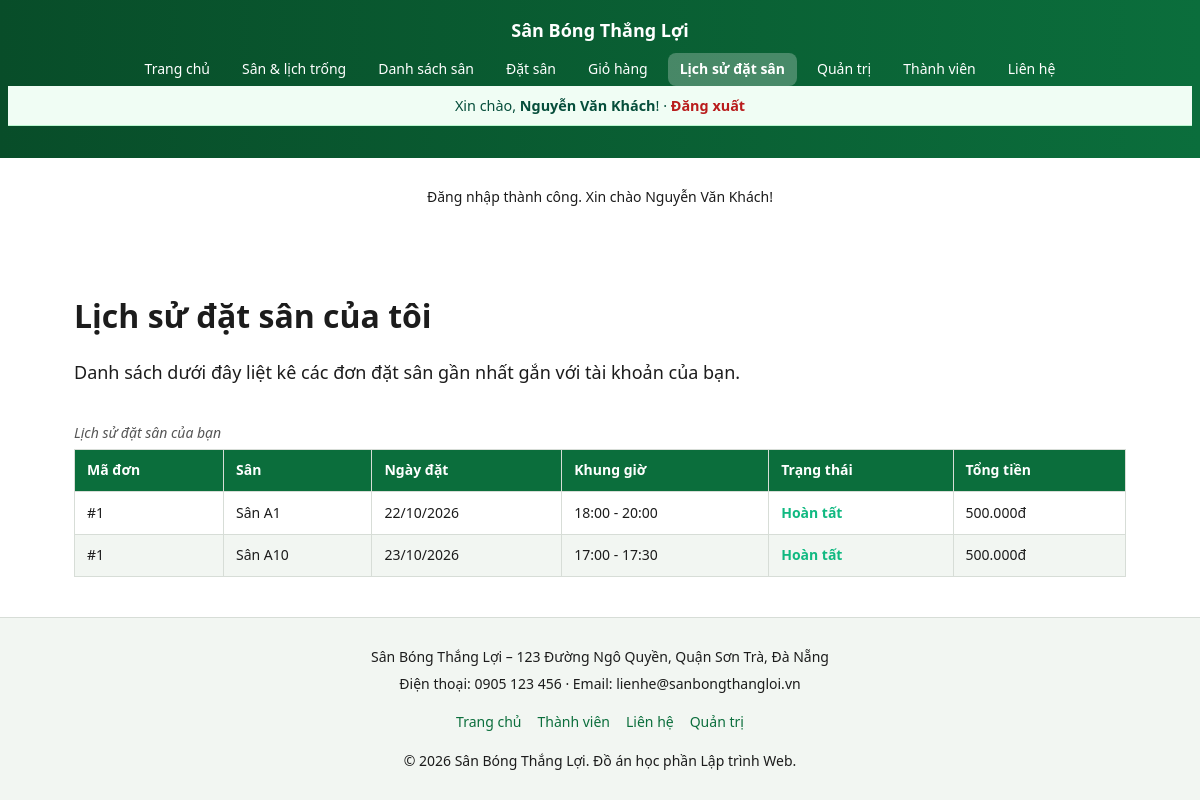
Page /lich-su.php (signed in) on the committed database.
### tables this page shows
CREATE TABLE chi_tiet_dat_san (
    dat_san_id INT UNSIGNED NOT NULL,
    san_bong_id INT UNSIGNED NOT NULL,
    ngay_thue DATE NOT NULL,
    gio_bat_dau TIME NOT NULL,
    gio_ket_thuc TIME NOT NULL,
     
    don_gia DECIMAL(12, 0) NOT NULL CHECK (don_gia >= 0),
    thanh_tien DECIMAL(12, 0) NOT NULL CHECK (thanh_tien >= 0),
     
    PRIMARY KEY (dat_san_id, san_bong_id, ngay_thue, gio_bat_dau),
     
    CONSTRAINT fk_ctds_dat_san FOREIGN KEY (dat_san_id) 
        REFERENCES dat_san(id) ON DELETE CASCADE ON UPDATE CASCADE,
    CONSTRAINT fk_ctds_san_bong FOREIGN KEY (san_bong_id) 
        REFERENCES san_bong(id) ON DELETE CASCADE ON UPDATE CASCADE
);

CREATE TABLE dat_san (
    id INT UNSIGNED AUTO_INCREMENT PRIMARY KEY,
    nguoi_dung_id INT UNSIGNED NOT NULL,
    ngay_dat DATETIME NOT NULL DEFAULT CURRENT_TIMESTAMP,
    tong_tien DECIMAL(12, 0) NOT NULL CHECK (tong_tien >= 0),
    trang_thai ENUM('cho_xac_nhan', 'da_coc', 'hoan_tat', 'da_huy') NOT NULL DEFAULT 'cho_xac_nhan',
     
    CONSTRAINT fk_dat_san_nguoi_dung FOREIGN KEY (nguoi_dung_id) 
        REFERENCES nguoi_dung(id) ON DELETE CASCADE ON UPDATE CASCADE
);

CREATE TABLE san_bong (
    id INT UNSIGNED AUTO_INCREMENT PRIMARY KEY,
    danh_muc_id INT UNSIGNED NOT NULL,
    ten_san VARCHAR(100) NOT NULL UNIQUE,
     
    gia_thue DECIMAL(12, 0) NOT NULL CHECK (gia_thue >= 0),
     
    trang_thai ENUM('hoat_dong', 'bao_tri', 'het_cho') NOT NULL DEFAULT 'hoat_dong',
    hinh_anh VARCHAR(255) NULL,
    CONSTRAINT fk_san_bong_danh_muc FOREIGN KEY (danh_muc_id) 
        REFERENCES danh_muc(id) ON DELETE RESTRICT ON UPDATE CASCADE
);

### inc/db.php (called while the page is built)
<?php
function db(): PDO
{
    $dsn = 'mysql:host=localhost;dbname=ltweb_nhom11;charset=utf8mb4';
    $username = 'root';
    $password = '';
    $options = [
        PDO::ATTR_ERRMODE            => PDO::ERRMODE_EXCEPTION,
        PDO::ATTR_DEFAULT_FETCH_MODE => PDO::FETCH_ASSOC,
        PDO::ATTR_EMULATE_PREPARES   => false,
    ];
    try {
        return new PDO($dsn, $username, $password, $options);
    } catch (PDOException $e) {
        if (defined('DUONG_DAN_LOG') && is_dir(DUONG_DAN_LOG)) {
            $log = date('c') . " | LỖI KẾT NỐI DB: " . $e->getMessage() . "\n";
            file_put_contents(DUONG_DAN_LOG . '/error.log', $log, FILE_APPEND);
        }
        http_response_code(500);
        if (file_exists(__DIR__ . '/../500.php')) {
            require __DIR__ . '/../500.php';
        } else {
            echo "Lỗi kết nối cơ sở dữ liệu.";
        }
        exit;
    }
}

### inc/ham.php (called while the page is built, shortened)
<?php
if (!function_exists('e')) {
    function e(?string $chuoi): string
    {
        return htmlspecialchars((string) $chuoi, ENT_QUOTES | ENT_HTML5, 'UTF-8');
    }
}
if (!function_exists('vnd')) {
    function vnd(int|float $so): string
    {
        return number_format((float) $so, 0, ',', '.') . 'đ';
    }
}

### lich-su.php (the view, shortened to what this page needs)
<?php
require __DIR__ . '/inc/ham.php';
$nguoiDungId = (int) ($_SESSION['nguoi_dung_id'] ?? 0);
$lichSu = [];
if ($nguoiDungId > 0) {
    $sql = "SELECT d.id AS ma_don, d.ngay_dat, d.tong_tien, d.trang_thai,
                   s.ten_san, ct.ngay_thue, ct.gio_bat_dau, ct.gio_ket_thuc
            FROM dat_san d
            JOIN chi_tiet_dat_san ct ON d.id = ct.dat_san_id
            JOIN san_bong s ON ct.san_bong_id = s.id
            WHERE d.nguoi_dung_id = ?
            ORDER BY d.id DESC";
    $stmt = db()->prepare($sql);
    $stmt->execute([$nguoiDungId]);
    $lichSu = $stmt->fetchAll();
}
require __DIR__ . '/inc/header.php';
?>
<main class="khu-vuc-chinh">
  <h1>Lịch sử đặt sân của tôi</h1>
  <p>Danh sách dưới đây liệt kê các đơn đặt sân gần nhất gắn với tài khoản của bạn.</p>
  <?php if (count($lichSu) === 0): ?>
    <div class="the" style="text-align: center; padding: 2rem;">
      <p>Bạn chưa có đơn đặt sân nào.</p>
      <a class="nut nut--chinh" href="danh-sach.php">Đặt sân ngay</a>
    </div>
  <?php else: ?>
    <div class="bang-chua">
      <table class="bang">
        <caption class="bang__tieu-de">Lịch sử đặt sân của bạn</caption>
        <thead>
          <tr>
            <th scope="col">Mã đơn</th>
            <th scope="col">Sân</th>
            <th scope="col">Ngày đặt</th>
            <th scope="col">Khung giờ</th>
            <th scope="col">Trạng thái</th>
            <th scope="col">Tổng tiền</th>
          </tr>
        </thead>
        <tbody>
          <?php foreach ($lichSu as $don): ?>
            <tr>
              <td>#<?= e((string)$don['ma_don']) ?></td>
              <td><?= e($don['ten_san']) ?></td>
              <td><?= date('d/m/Y', strtotime($don['ngay_thue'])) ?></td>
              <td><?= substr($don['gio_bat_dau'], 0, 5) ?> - <?= substr($don['gio_ket_thuc'], 0, 5) ?></td>
              <td>
                <?php
                  $mau = '#f59e0b';
                  $text = 'Chờ xác nhận';
                  if ($don['trang_thai'] === 'hoan_tat') { $text = 'Hoàn tất'; $mau = '#10b981'; }
                ?>
                <span style="color: <?= $mau ?>; font-weight: 600;"><?= $text ?></span>
              </td>
              <td><?= vnd((int)$don['tong_tien']) ?></td>
            </tr>
          <?php endforeach; ?>
        </tbody>
      </table>
    </div>
  <?php endif; ?>
</main>
<?php require __DIR__ . '/inc/footer.php'; ?>

### css/chung.css (style rules this page uses)
:root { --mau-chinh: #0b6e3c; --mau-chinh-dam: #084d29; --mau-nhan: #f4b400; --mau-chu: #1c1c1c; --mau-nen: #ffffff; --mau-nen-phu: #f2f6f2; --mau-vien: #d7ddd7; --co-chu-goc: 16px; --co-chu-nho: 0.875rem; --co-chu-lon: 1.125rem; --co-chu-tieu-de-1: 1.75rem; --co-chu-tieu-de-2: 1.35rem; --khoang: 1rem; --khoang-lon: 1.5rem; --khoang-nho: 0.5rem; --bo-goc: 8px; --bo-goc-lon: 14px; --bong: 0 2px 8px rgba(0, 0, 0, 0.08); --bong-lon: 0 6px 20px rgba(0, 0, 0, 0.1); }
*, *::before, *::after { box-sizing: border-box; }
html { scroll-behavior: smooth; }
body { margin: 0; font-family: system-ui, -apple-system, "Segoe UI", Roboto, "Helvetica Neue", Arial, sans-serif; font-size: var(--co-chu-goc); line-height: 1.6; color: var(--mau-chu); background-color: var(--mau-nen); display: grid; grid-template-rows: auto 1fr auto; min-height: 100vh; }
h1, h2, h3 { line-height: 1.25; margin-top: 0; }
h1 { font-size: var(--co-chu-tieu-de-1); }
p { margin: 0 0 var(--khoang); }
.khu-vuc-chinh { width: 100%; max-width: 1100px; margin: 0 auto; padding: var(--khoang-lon) var(--khoang); }
@media (min-width: 600px) { :root { --co-chu-goc: 17px; } }
@media (min-width: 600px) { .khu-vuc-chinh { padding: var(--khoang-lon); } }
@media (min-width: 960px) { :root { --co-chu-goc: 18px; --co-chu-tieu-de-1: 2rem; --co-chu-tieu-de-2: 1.5rem; } }
.bang-chua { overflow-x: auto; width: 100%; display: block; }
body { max-width: 100vw; overflow-x: hidden; }

### css/thanh-phan.css (style rules this page uses)
.bang { width: 100%; border-collapse: collapse; background-color: #fff; margin: var(--khoang) 0; font-size: var(--co-chu-nho); }
.bang__tieu-de { text-align: left; font-style: italic; color: #555; padding: 0.25rem 0; }
.bang th, .bang td { padding: 0.6rem 0.75rem; border: 1px solid var(--mau-vien); text-align: left; }
.bang thead th { background-color: var(--mau-chinh); color: #fff; }
.bang tbody tr:nth-child(even) { background-color: var(--mau-nen-phu); }

### rows in the picture
chi_tiet_dat_san: dat_san "1", san_bong.ten_san "Sân A1", ngay_thue "22/10/2026", gio_bat_dau "18:00", gio_ket_thuc "20:00", dat_san.trang_thai "Hoàn tất", dat_san.tong_tien "500.000đ"
chi_tiet_dat_san: dat_san "1", san_bong.ten_san "Sân A10", ngay_thue "23/10/2026", gio_bat_dau "17:00", gio_ket_thuc "17:30", dat_san.trang_thai "Hoàn tất", dat_san.tong_tien "500.000đ"

### other values in the picture
$nhan "Trang chủ"
$nhan "Sân & lịch trống"
$nhan "Danh sách sân"
$nhan "Đặt sân"
$nhan "Giỏ hàng"
$nhan "Lịch sử đặt sân"
$nhan "Quản trị"
$nhan "Thành viên"
$nhan "Liên hệ"
$_SESSION['ho_ten'] "Nguyễn Văn Khách"
$flashHeader['noiDung'] "Đăng nhập thành công. Xin chào Nguyễn Văn Khách!"
